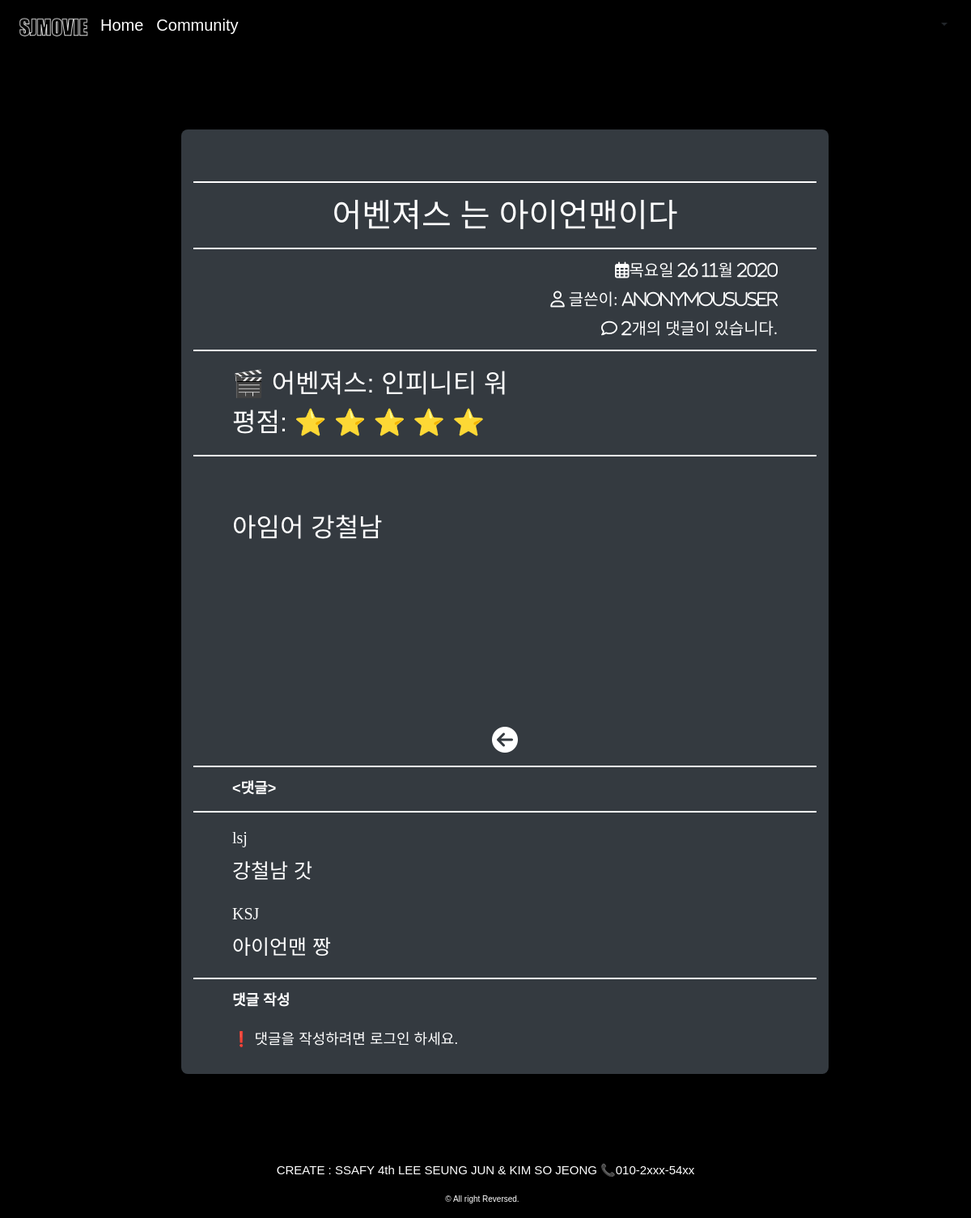
Page /community/detail/9/어벤져스: 인피니티 워/ on the committed database.
### community/models.py (models this page shows, shortened)
class Review(models.Model):
    title = models.CharField(max_length=100)
    movie_title = models.CharField(max_length=50)
    rate = models.IntegerField()
    content = models.TextField()
    created_at = models.DateTimeField(auto_now_add=True)
    updated_at = models.DateTimeField(auto_now=True)
    user = models.ForeignKey(settings.AUTH_USER_MODEL, on_delete=models.CASCADE)

class Comment(models.Model):
    content = models.TextField()
    review = models.ForeignKey(Review,on_delete=models.CASCADE)
    user = models.ForeignKey(settings.AUTH_USER_MODEL, on_delete=models.CASCADE)

### accounts/models.py (models this page shows)
class User(AbstractUser):
    pass

### community/views.py (the view)
# urls.py: path('detail/<int:pk>/<movie_title>/',views.detail, name="detail"),
def detail(request, pk,movie_title):
    review = get_object_or_404(Review, pk=pk)
    movie = Movies.objects.get(title=movie_title)
    comment_form = CommentForm()
    comments = review.comment_set.all()
    context = {
        'review': review,
        'comment_form': comment_form,
        'comments': comments,
        'movie' : movie,
        'rate' : range(review.rate),
    }
    return render(request, 'community/detail.html', context)

### community/templates/community/detail.html (shortened to what this page needs)
{% extends 'community.html' %}
{% block content %}
  <div class="ml-5 col-md-8 bg-dark pb-4" style= "border: none; border-radius: 8px;">
  <br>
  <hr>
  <h1 class = "d-flex justify-content-center" >{{ review.title}}</h1>
  <hr>
    <p id="info" class="d-flex justify-content-end mx-5"><i class="far fa-calendar-alt">{{ review.created_at|date:"D d M Y" }}</i></p>
    <p id="info" class="d-flex justify-content-end mx-5"> <i class="far fa-user"> <span>글쓴이: </span>{{ user }}</i></p>
    {% if comments|length %}
      <p id="info" class="d-flex justify-content-end mx-5"><i class="far fa-comment"> {{comments|length}}개의 댓글이 있습니다.</i></p>
    {% else %}
      <p id="info" class="d-flex justify-content-end mx-5"><i class="far fa-comment"> 0개의 댓글이 있습니다.</i></p>
    {% endif %}
  <hr>
  <div class = "mx-5 ">
   <p class="mb-0"> <a href="{% url 'movies:detail' movie.pk%}" style="text-decoration: none;">🎬 {{review.movie_title}}</a></p>
   <span>평점:</span>
    {% for n in rate %}
      <span>⭐</span>
    {% endfor %}
  </div>
    <hr>
  <div class = "d-flex ">
    <div id="content" class="text-white mx-5">
      <br>
      <div> {{ review.content }}</div>
    </div>
  </div>
  <div class ="d-flex justify-content-around">
    <a class="d-flex align-items-center" href="{%url 'community:reviews'%}" style="text-decoration: none;"><i class="fas fa-arrow-circle-left"></i></a>
  </div>
  <hr>
<h4 style="font-size:18px;" class="mx-5"><댓글></h4>
<hr>
{% for comment in comments %}
  <div>
    <p id ="user" class="ml-5 mb-0 mt-3"> {{ comment.user }} </p>
    <span id ="comment" class="ml-5">{{ comment.content }}</span>
  </div>
      {% empty %}
    <p style="font-size:15px;" class="ml-5">댓글이 아직 없어요...</p>
  {% endfor %}
  <hr>
  <h4 style="font-size:18px;" class="ml-5">댓글 작성</h4>
  {% if request.user.is_authenticated %}
    <form action="{% url 'community:comments_create' review.pk %}" method="POST" class="mx-5">
      {% csrf_token %}
      <input name="content" cols="40" rows="10" required="" id="id_content" style="font-size:13px;"></input>
      <button id="submit" name="submit" type="submit" class="btn btn-outline-light">Submit</button>
    </form>
  {% else %}
    <a href="{% url 'accounts:login' %}" style="font-size:18px; text-decoration: none;" class="ml-5">❗ 댓글을 작성하려면 로그인 하세요.</a>
  {% endif %}
  </div>
{% endblock  %}

### rows in the picture
Review: title "어벤져스 는 아이언맨이다", created_at "목요일 26 11월 2020", movie_title "어벤져스: 인피니티 워", content "아임어 강철남"
Comment: user "lsj", content "강철남 갓"
Comment: user "KSJ", content "아이언맨 짱"

### other values in the picture
{{ user }} "AnonymousUser"
{{ comments|length }} "2"
